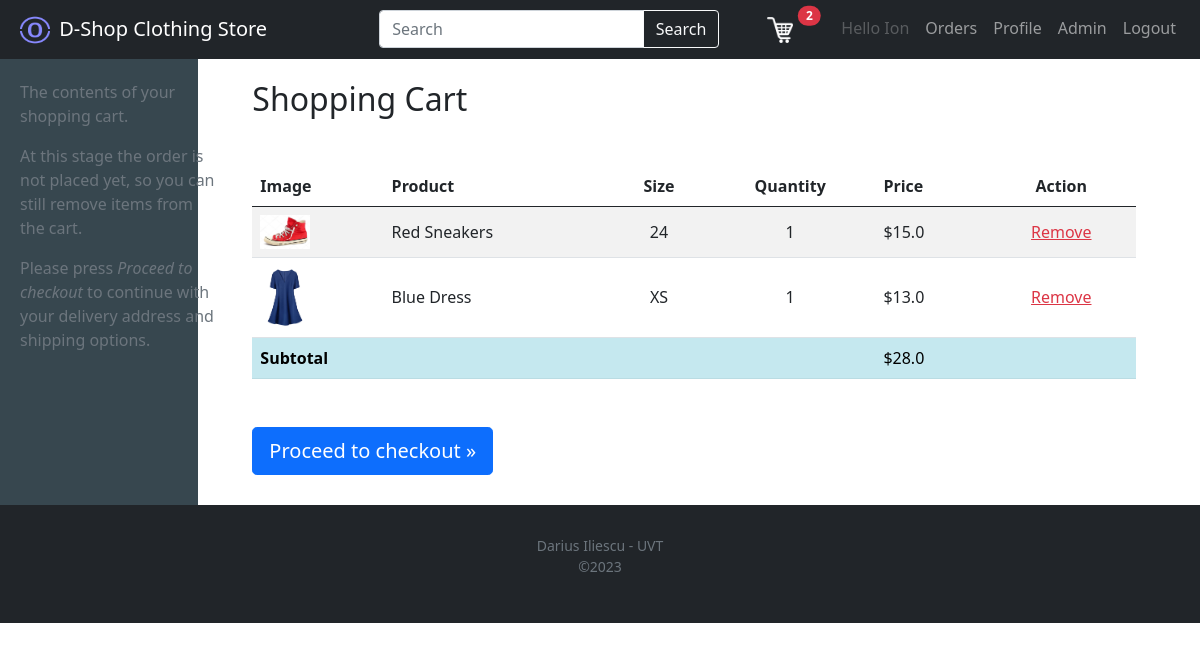
Before: /cart (signed in) with the older database file.
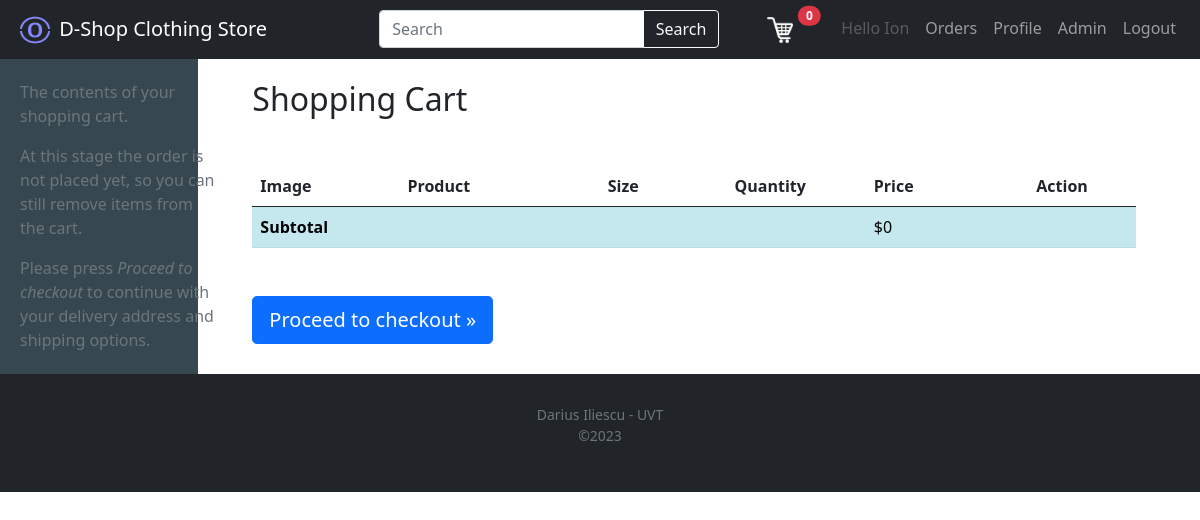
After: the same page with the newer database file.
### tables this page shows
CREATE TABLE "users" (
	"userId"	INTEGER,
	"password"	TEXT,
	"email"	TEXT,
	"fName"	TEXT,
	"lName"	TEXT,
	"addr1"	TEXT,
	"addr2"	TEXT,
	"zip"	TEXT,
	"city"	TEXT,
	"county"	TEXT,
	"country"	TEXT,
	"mobile"	TEXT,
	PRIMARY KEY("userId")
);

CREATE TABLE cart (
        userId INTEGER,
		prodId INTEGER,
        sizeId INTEGER,
        qty INTEGER,
		FOREIGN KEY(userId) REFERENCES users(userId),
        FOREIGN KEY(sizeId) REFERENCES size_values(idValue),
		FOREIGN KEY(prodId) REFERENCES prods(prodId),
        PRIMARY KEY (userId, prodId, sizeId )
		);

CREATE TABLE "prods" (
	"prodId"	INTEGER,
	"name"	TEXT,
	"price"	REAL,
	"descr"	TEXT,
	"img"	TEXT,
	"stock"	INTEGER,
	"categId"	INTEGER,
	PRIMARY KEY("prodId"),
	FOREIGN KEY("categId") REFERENCES "categs"("categId")
);

CREATE TABLE size_values(
    idValue INTEGER not null PRIMARY key AUTOINCREMENT,
    idGroup INTEGER,
    name TEXT,
    FOREIGN key (idGroup) REFERENCES size_groups(idGroup)
);

### main.py (the view)
@app.route("/cart")
def cart():
    if 'email' not in session:
        return redirect(url_for('loginForm'))
    loggedIn, fName, itemsNo, userId, isAdmin = getLoginDetails()
    prods, totalPrice = get_cart_products(userId)
    return render_template("cart.html", products=prods, totalPrice=totalPrice, loggedIn=loggedIn, fName=fName, itemsNo=itemsNo, isAdmin=isAdmin)

### main.py (called while the page is built)
def getLoginDetails():
    isAdmin = False
    with sqlite3.connect('database.db') as cnn:
        crs = cnn.cursor()
        if 'email' not in session:
            loggedIn = False
            fName = ''
            itemsNo = 0
            userId = 0
        else:
            loggedIn = True
            crs.execute('SELECT userId, fName FROM users WHERE email = ?', (session['email'], ))
            userId, fName = crs.fetchone()
            crs.execute('SELECT count(prodId) FROM cart WHERE userId = ?', (userId, ))
            itemsNo = crs.fetchone()[0]
            crs.execute('SELECT role from users_roles WHERE userId = ?', (userId, ))
            role = crs.fetchone()
            if role:
                isAdmin = (role[0] == 'admin')
    cnn.close()
    return (loggedIn, fName, itemsNo, userId, isAdmin)

def get_cart_products(userId):
    with sqlite3.connect('database.db') as cnn:
        crs = cnn.cursor()
        crs.execute(''' SELECT
                        prods.prodId, prods.name, prods.price, prods.img,
                        cart.qty,
                        cart.sizeId,
                        size_values.name as size
                    FROM prods, cart
                        left join size_values on cart.sizeId = size_values.idValue
                    WHERE
                        prods.prodId = cart.prodId AND cart.userId = ?
                    ''', (userId, ))
        prods = crs.fetchall()
    totalPrice = 0
    for row in prods:
        totalPrice += row[2]
    return prods, totalPrice

### templates/cart.html
{% extends "main.html" %}
{% block body %}
	<h2>Shopping Cart</h2>
	<table id="cart-content" class="mt-5 mb-5 table table-striped table-hover align-middle">
		<thead>
			<th>Image</th>
			<th>Product</th>
			<th class="text-center">Size</th>
			<th class="text-center">Quantity</th>
			<th class="text-right">Price</th>
			<th class="text-center">Action</th>
		</thead>
		<tbody>
			{% for row in products %}
			<tr>
				<td>
					<img width="50px" class="itemName" src={{url_for('static', filename='uploads/' +row[3])}} />
				</td>
				<td>
					{{row[1]}}
				</td>
				<td class="text-center">
					{% if row[5] %}
						{{row[6]}}
					{% else %}
						-
					{% endif %}
				</td>
				<td class="text-center">
					{{row[4]}}
				</td>
				<td class="text-right">
					${{row[2]}}
				</td>
				<td class="text-center">
					<a class="text-danger" href="/removeFromCart?prodId={{row[0]}}&sizeId={{row[5]}}">Remove</a>
				</td>
			</tr>
			{% endfor %}
			<tr class="table-info">
				<td colspan="4"><strong>Subtotal</strong></td>
				<td>${{totalPrice}}</td>
				<td>&nbsp;</td>
			</tr>
		</tbody>
	</table>
<a href="/checkout" type="button" class="btn btn-primary btn-lg">Proceed to checkout &raquo;</a>
{% endblock %}

### templates/main.html (shortened to what this page needs)
<!DOCTYPE HTML>
<html>
<head>
    <link rel="stylesheet" href={{ url_for('static', filename='js/jquery-3.7.0.min.js' ) }} />
    <link rel="stylesheet" href={{ url_for('static', filename='css/bootstrap.css' ) }} />
    <link rel="stylesheet" href={{ url_for('static', filename='js/bootstrap.bundle.min.js' ) }} />
    <link rel="stylesheet" href={{ url_for('static', filename='css/darius.css' ) }} />
</head>
<body>
    {% include "menu.html" %}
    <div class="row" id="main">
        <div class="col-2" id="sidebar">
            {% include "sidebar.html" %}
        </div>
        <div class="col-10" id="content">
            <div class="container-fluid">
                {% block body %}{% endblock %}
            </div>
        </div>
    </div>
    {% include "footer.html" %}
</body>
</html>

### templates/menu.html
<nav class="navbar fixed-top  navbar-expand-lg navbar-dark bg-dark justify-content-between">
    <a class="navbar-brand mx-3" href="/">
        <img class="mx-1" id="logo" src={{ url_for('static', filename='images/logo.png' ) }} width="30" height="30"
            class="d-inline-block align-top" />
        D-Shop Clothing Store
    </a>
    <form class=" w-100 mx-5" action="/search" method="POST">
        <div class="flex-row  w-80  ml-auto mr-auto input-group mx-5">
            <input class="form-control mr-sm-2 flex-grow-1" type="search" placeholder="Search" aria-label="Search" value="{% if searchQuery is not none %}{{searchQuery}}{% endif %}" name="searchQuery">
            <button class="btn btn-outline-light my-2 my-sm-0" type="submit">Search</button>
        </div>
    </form>
    <ul class="navbar-nav mr-auto mx-3">
        <li class="nav-item mx-4 text-nowrap" style="width: 50px">
            <a class="nav-link text-nowrap  position-relative" href="/cart">
                <img width="26px" src={{url_for('static', filename='images/shoppingCart.png' )}}  />
                 <span class="position-absolute top-5 start-100 translate-middle badge rounded-pill bg-danger">{{itemsNo}}</span>
            </a>
        </li>
        {% if not loggedIn %}
            <li class="nav-item text-nowrap">
                <a class="nav-link" href="/loginForm">Sign In</a>
            </li>
        {% else %}
            <li class="nav-item text-white text-nowrap">
               <a class="nav-link disabled" > Hello {{fName}}</a>
            </li>
            <li class="nav-item text-nowrap">
                <a class="nav-link" href="/account/orders">Orders</a>
            </li>
            <li class="nav-item text-nowrap">
                <a class="nav-link" href="/account/profile/edit">Profile</a>
            </li>
            {% if isAdmin %}
            <li class="nav-item text-nowrap">
                <a class="nav-link" href="/admin">Admin</a>
            </li>
            {% endif %}
            <li class="nav-item text-nowrap">
                <a class="nav-link" href="/logout">Logout</a>
            </li>
        {% endif %}
    </ul>
</nav>

### templates/sidebar.html (shortened to what this page needs)
<div style="position: fixed; width: 200px;">
{% if url_for(request.endpoint) == '/cart' %}
    <p class="text-secondary">The contents of your shopping cart.</p>
    <p class="text-secondary">At this stage the order is not placed yet, so you can still remove items from the cart.</p>
    <p class="text-secondary">Please press <em>Proceed to checkout</em> to continue with your delivery address and shipping options.</p>
{% endif %}
</div>

### templates/footer.html
<footer class="bg-dark text-secondary">
    <p class="text-center small">Darius Iliescu - UVT<br/>&copy;2023</p>
</footer>

### static/css/darius.css (style rules this page uses)
#main { margin: 40px 0px 0px 0px; padding: 10px 10px 0px 0px; }
#content { margin: 0px; padding: 30px; }
footer { margin: 0px; padding-left: 30px; padding-top: 30px; padding-right: 30px; padding-bottom: 30px; }
#sidebar { padding: 30px 20px; margin: 0px; background: #37474F; }

Changed rows visible on the page:
removed cart: img (picture), name "Red Sneakers", name "24", qty "1", price "15.0"
removed cart: img (picture), name "Blue Dress", name "XS", qty "1", price "13.0"
Other visible differences:
{{ itemsNo }}: "2" → "0"
{{ totalPrice }}: "28.0" → "0"
